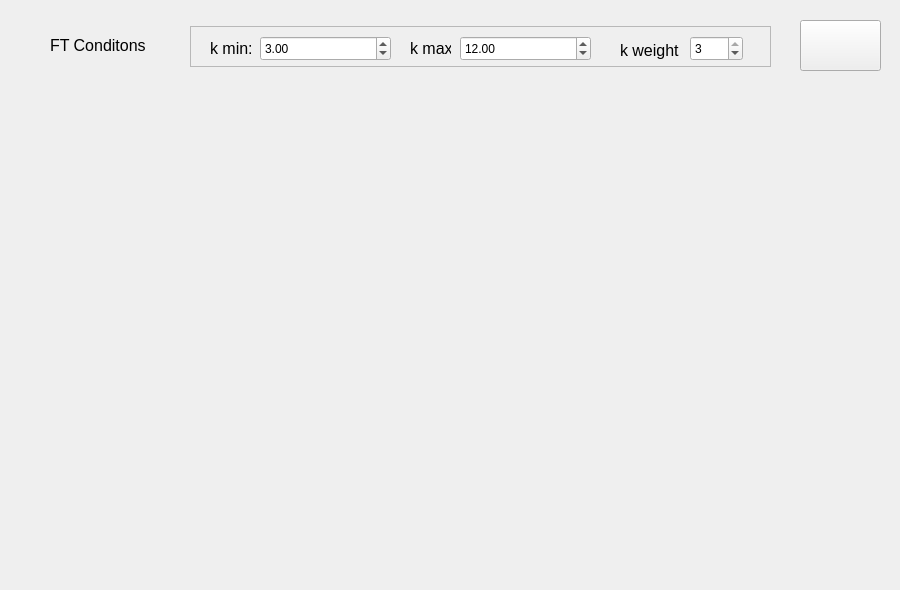
        <widget class="QWidget" name="tab_7">
         <attribute name="title">
          <string>chi_k</string>
         </attribute>
         <widget class="QWidget" name="w_chi_k" native="true">
          <property name="geometry">
           <rect>
            <x>50</x>
            <y>80</y>
            <width>841</width>
            <height>501</height>
           </rect>
          </property>
         </widget>
         <widget class="QFrame" name="frame_5">
          <property name="geometry">
           <rect>
            <x>190</x>
            <y>26</y>
            <width>581</width>
            <height>41</height>
           </rect>
          </property>
          <property name="frameShape">
           <enum>QFrame::StyledPanel</enum>
          </property>
          <property name="frameShadow">
           <enum>QFrame::Plain</enum>
          </property>
          <widget class="QDoubleSpinBox" name="double_sB_kmin">
           <property name="geometry">
            <rect>
             <x>70</x>
             <y>10</y>
             <width>131</width>
             <height>25</height>
            </rect>
           </property>
           <property name="value">
            <double>3.000000000000000</double>
           </property>
          </widget>
          <widget class="QLabel" name="label_30">
           <property name="geometry">
            <rect>
             <x>20</x>
             <y>12</y>
             <width>41</width>
             <height>20</height>
            </rect>
           </property>
           <property name="font">
            <font>
             <pointsize>12</pointsize>
            </font>
           </property>
           <property name="text">
            <string>k min:</string>
           </property>
          </widget>
          <widget class="QLabel" name="label_31">
           <property name="geometry">
            <rect>
             <x>220</x>
             <y>12</y>
             <width>41</width>
             <height>20</height>
            </rect>
           </property>
           <property name="font">
            <font>
             <pointsize>12</pointsize>
            </font>
           </property>
           <property name="text">
            <string>k max:</string>
           </property>
          </widget>
          <widget class="QDoubleSpinBox" name="double_sB_kmax">
           <property name="geometry">
            <rect>
             <x>270</x>
             <y>10</y>
             <width>131</width>
             <height>25</height>
            </rect>
           </property>
           <property name="value">
            <double>12.000000000000000</double>
           </property>
          </widget>
          <widget class="QSpinBox" name="sB_chi_kw">
           <property name="geometry">
            <rect>
             <x>500</x>
             <y>10</y>
             <width>53</width>
             <height>25</height>
            </rect>
           </property>
           <property name="maximum">
            <number>3</number>
           </property>
           <property name="value">
            <number>3</number>
           </property>
          </widget>
          <widget class="QLabel" name="label_32">
           <property name="geometry">
            <rect>
             <x>430</x>
             <y>14</y>
             <width>61</width>
             <height>20</height>
            </rect>
           </property>
           <property name="font">
            <font>
             <pointsize>12</pointsize>
            </font>
           </property>
           <property name="text">
            <string>k weight</string>
           </property>
          </widget>
         </widget>
         <widget class="QLabel" name="label_19">
          <property name="geometry">
           <rect>
            <x>50</x>
            <y>30</y>
            <width>111</width>
            <height>31</height>
           </rect>
          </property>
          <property name="font">
           <font>
            <pointsize>12</pointsize>
           </font>
          </property>
          <property name="text">
           <string>FT Conditons</string>
          </property>
         </widget>
         <widget class="QPushButton" name="pushButton_21">
          <property name="geometry">
           <rect>
            <x>800</x>
            <y>20</y>
            <width>81</width>
            <height>51</height>
           </rect>
          </property>
          <property name="text">
           <string/>
          </property>
          <property name="icon">
           <iconset>
            <normaloff>RightArrow.png</normaloff>RightArrow.png</iconset>
          </property>
          <property name="iconSize">
           <size>
            <width>64</width>
            <height>64</height>
           </size>
          </property>
         </widget>
        </widget>
